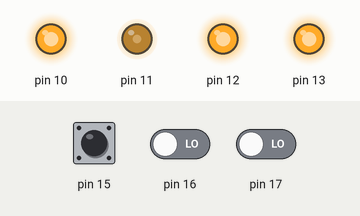
This sketch was run on a simulated Arduino Uno, built with avr-gcc and run on an emulated ATmega328P. On the bench: output pins drawn as LEDs (lit = HIGH). The inputs (shaded band) are chosen by the test bench; at power-on: pin 15 LOW, pin 17 LOW, pin 16 LOW.

Above: at 1.2 s.
1.3 s: pin 15 driven HIGH
At 1.7 s:
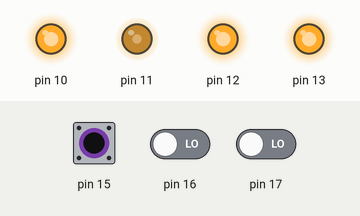
2.8 s: pin 17 driven HIGH
At 4.0 s:
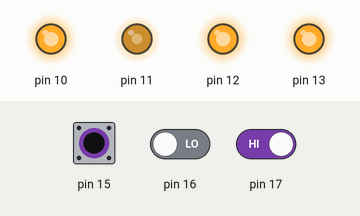
4.3 s: pin 15 pulsed LOW 5 times (0.12 s each, 0.3 s apart)
At 6.9 s:
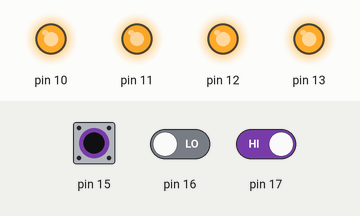
Timing chart, 0 to 8.4 s (numbered marks = the images above; inputs shaded):
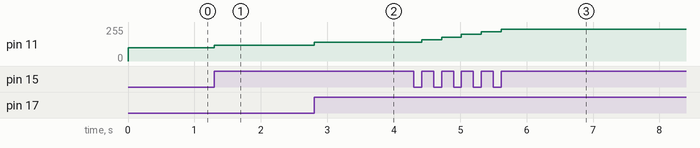

The sketch:

switch_arduino.ino.ino
```cpp
// TC1 на 1Гц.
/*

uint16_t frequency = 1;
uint32_t lastButtonChangeTime = 0;

void setup() {
  DDRC = 0;
  DDRB |= 0b111100;

  // Кнопки
  PCICR = 0b010;
  PCMSK1 = 0b1110;

  // TC1.
  TIMSK1 = 1;
  TCCR1A = 0b00000000;
  TCCR1B = 0b00000101; // Тактирование с делителем 1024.
  TCNT1 = 65500;

  sei();
}

ISR(PCINT1_vect) {
  if (millis() - lastButtonChangeTime < 100) {
    return;
  }

  lastButtonChangeTime = millis();

  if (PINC & 0b0010 && frequency > 1) {
    --frequency;
  }
  if (PINC & 0b0100 && frequency < 100) {
    ++frequency;
  }
}

ISR(TIMER1_OVF_vect) {
  TCNT1 = 65536 - 15626 / frequency;

  PORTB ^= 1 << 2;
}


void loop() {
}
//*/


// Программный ШИМ на TC2.
/*

uint8_t light = 100;
uint32_t lastButtonChangeTime = 0;

void setup() {
  DDRC = 0;
  DDRB = 0b111100;
  PORTB = 0b111100;

  // Кнопки
  PCICR = 0b010;
  PCMSK1 = 0b1110;

  // TC2.
  TIMSK2 = (1<<TOIE2) | (1<<OCIE2A);
  TCCR2B = (1 << CS21) | (1 << CS21) | (0 << CS20); // Тактирование с делителем 256.
  OCR2A = 200;

  sei();

  Serial.begin(9600);
}

ISR(TIMER2_OVF_vect) {
  PORTB &= ~(1 << 3);
}
ISR(TIMER2_COMPA_vect) {
  PORTB |= 1 << 3;
}

ISR(PCINT1_vect) {
  if (millis() - lastButtonChangeTime < 100) {
    return;
  }

  lastButtonChangeTime = millis();

  if (~PINC & 0b0010) {
    if (light > 20) {
      light -= 20;
    } else {
      light = 20;
    }
  }
  if (~PINC & 0b0100) {
    if (light < 230) {
      light += 20;
    } else {
      light = 254;
    }
  }

  OCR2A = light;
  Serial.println(light);
}

void loop() {
}
//*/


// Аппаратный ШИМ на TC2.
//*

uint8_t light = 100;
uint32_t lastButtonChangeTime = 0;

void setup() {
  DDRC = 0;
  DDRB = 0b111100;
  PORTB = 0b111100;

  // Кнопки
  PCICR = 0b010;
  PCMSK1 = 0b1110;

  // TC2 PWM.
  TCCR2A = (1 << COM2A1) | (0 << COM2A1) | (1 << WGM21) | (1 << WGM20);
  TCCR2B = (0 << WGM22) | (1 << CS21) | (1 << CS21) | (0 << CS20); // Тактирование с делителем 256.
  OCR2A = 100;

  sei();
}

ISR(PCINT1_vect) {
  if (millis() - lastButtonChangeTime < 100) {
    return;
  }

  lastButtonChangeTime = millis();

  if (~PINC & 0b0010) {
    if (light > 20) {
      light -= 20;
    } else {
      light = 20;
    }
  }
  if (~PINC & 0b0100) {
    if (light < 230) {
      light += 20;
    } else {
      light = 254;
    }
  }

  OCR2A = light;
}

void loop() {
}
//*/
```

Measured:
- after the input at 1.3 s, pin 11: 100/255 → 120/255 at once
- after the input at 2.8 s, pin 11: 120/255 → 140/255 at once
- after the input at 4.3 s, pin 11: moves from 140/255 to 240/255 over 1.2 s, starting after 0.12 s
